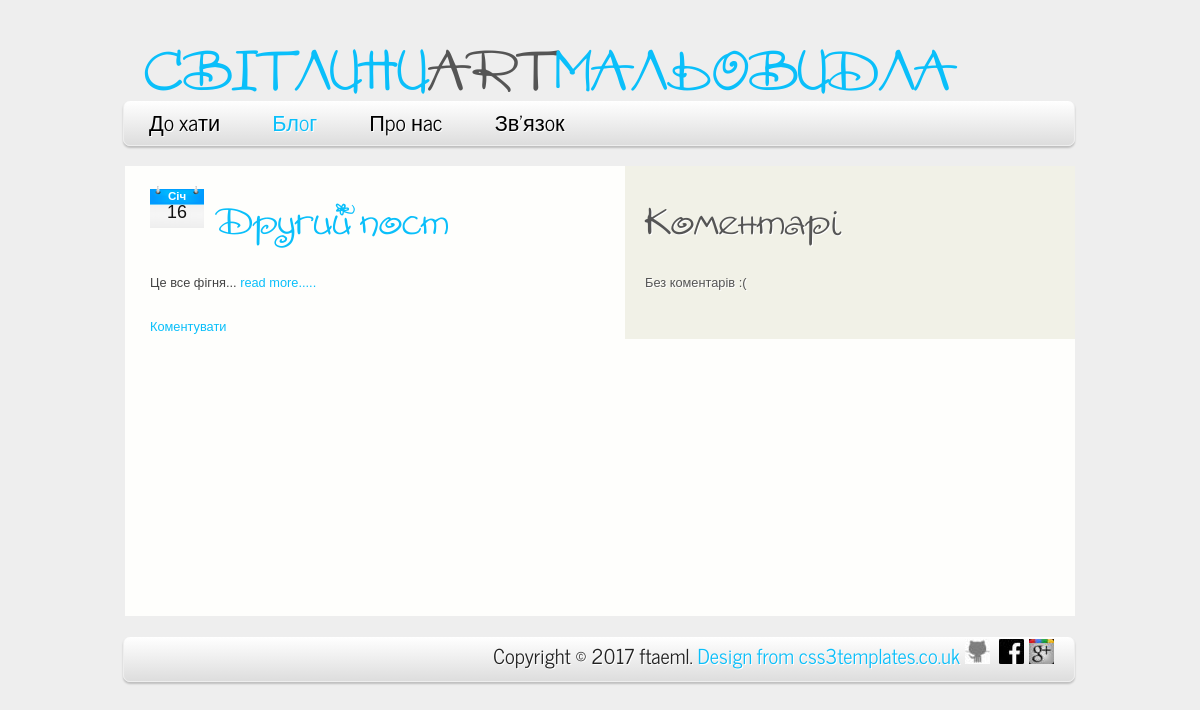
The page /blog/post/8 on the database its author committed.
### blog/models.py (models this page shows, shortened)
class Post(models.Model):
    title = models.CharField(max_length=30, verbose_name="Титул")
    content = models.TextField(verbose_name="Вміст")
    published_date = models.DateTimeField(auto_created=True, verbose_name="Дата публікації")
    album = models.ForeignKey(Album, verbose_name="Альбом")
    user = models.ForeignKey(User, verbose_name="Автор")
    class Meta:
        verbose_name = "Повідомлення"
        verbose_name_plural = "Повідомлення"

### blog/views.py (the view)
# urls.py: url(r'^post/(?P<id>\d+)?$', views.post, name="post"),
def post(request, id=None):
    p = get_object_or_404(Post, pk=id)
    context = {"post": p}
    context.update(get_comments(id))
    return render(request, "blog/post.html", context)

### blog/views.py (called while the page is built)
def get_comments(id=None):
    comments = Comment.objects.filter(post=id).order_by("-published_date")
    context = {"comments": comments}
    return context

### templates/blog/post.html
{% extends "base.html" %}
{% load staticfiles %}
{% load i18n %}
{% block menu %}
    {% include "menu.html" with is_index=True %}
{% endblock menu %}
{% block content %}
    <div id="site_content">
        <div id="left_content">
            <div id="blog_container">
                <div class="blog"><h2>{{ post.published_date|date:"M" }}</h2><h3>{{ post.published_date|date:"d" }}</h3></div>
                <h4><a href="{% url "index" %}">{{ post.title }}</a></h4>
                <p>{{ post.content }} <a href="">read more.....</a></p>
                <a class="submit" href="{% url 'comment' id=post.pk %}">Коментувати</a>
            </div>
        </div>
        <div id="right_content">
            <div id="blog_text">
                <h1>Коментарі</h1>
                {% for comment in comments %}
                    <div class="blog"><h2>{{ comment.published_date|date:"M" }}</h2><h3>{{ comment.published_date|date:"d" }}</h3></div>
                    <p>{{ comment.content|linebreaksbr }}</p>
                {% empty %}
                    <p>Без коментарів :(</p>
               {% endfor %}
            </div>
        </div>
    </div>
{% endblock %}

### static/css/style.css (style rules this page uses)
html { height: 100%; }
* { margin: 0; padding: 0; }
body { font: normal .80em arial, sans-serif; }
p { padding: 0 0 25px 0; line-height: 1.7em; }
h1, h2, h3, h4, h5, h6 { font: normal 350% 'AmoreCTT', arial, sans-serif; margin: 0 0 5px 0; padding: 0; }
h2 { font: normal 170% 'AmoreCTT', arial, sans-serif; margin: 0; padding: 0 0 8px 0; }
h3 { font: normal 150% arial, sans-serif; }
h4, h5, h6 { margin: 0; padding: 0 0 5px 0; font: normal 110% arial, sans-serif; line-height: 1.5em; }
a, a:hover { outline: none; text-decoration: none; }
#main, #header, #logo, #menubar, #site_content, #footer { margin-left: auto; margin-right: auto; }
#site_content { width: 950px; overflow: hidden; margin: 4px auto 0 auto; padding: 0; }
#left_content { float: left; text-align: justify; width: 444px; padding: 20px 0 5px 25px; margin: 0; }
#right_content { float: right; width: 450px; padding: 0; min-height: 450px; }
#blog_container h4 { font: normal 300% 'AmoreCTT', arial, sans-serif; margin: 0 0 15px 0; padding: 5px 0; }
.blog { background: url(../images/calendar.png) no-repeat; width: 54px; height: 46px; float: left; margin: 0 15px 0 0; }
.blog h2 { font: bold 90% arial, sans-serif; text-shadow: none; text-align: center; margin: 0; padding: 4px 0 0 0; }
.blog h3 { font: 140% arial, sans-serif; text-shadow: none; margin: 0; text-align: center; padding: -10px 0 0 0; }
#blog_text { padding: 20px; overflow: auto; height: 100%; }
#blog_text h1 { font: normal 300% 'AmoreCTT', arial, sans-serif;; margin: 0 0 15px 0; padding: 5px 0; }

### static/css/colour.css (style rules this page uses)
body { background: #EEE url(../images/light.png); color: #444; }
h2, h6 { color: #07E5F9; }
#site_content { background: #FEFEFC; }
.blog h3, div.image-title.portfolio_one, div.controls.portfolio_one a:hover { color: #111; }
.blog h2, div.image-title.portfolio_two, div.controls.portfolio_two a { color: #FFF; }
#blog_text { background: #F1F1E7; text-shadow: 1px 1px #FFF; color: #555; }
a, a:hover, footer a, ul#nav li.selected a, ul#nav li a:hover, ul#nav ul li a:hover, ul#nav ul li a:focus, ul#nav li.selected ul a:hover, div.controls.portfolio_one a, div.controls.portfolio_two a:hover { color: #0ABFFA; }
h1, h3, h4, h5, a:hover, #logo h1, #logo h1 a:hover, .form_settings input, .form_settings textarea, #blog_container h4, ul#nav li.selected ul a { color: #555; }

### rows shown on the page
Post: published_date "Січ", published_date "16", title "Другий пост", content "Це все фігня..."
